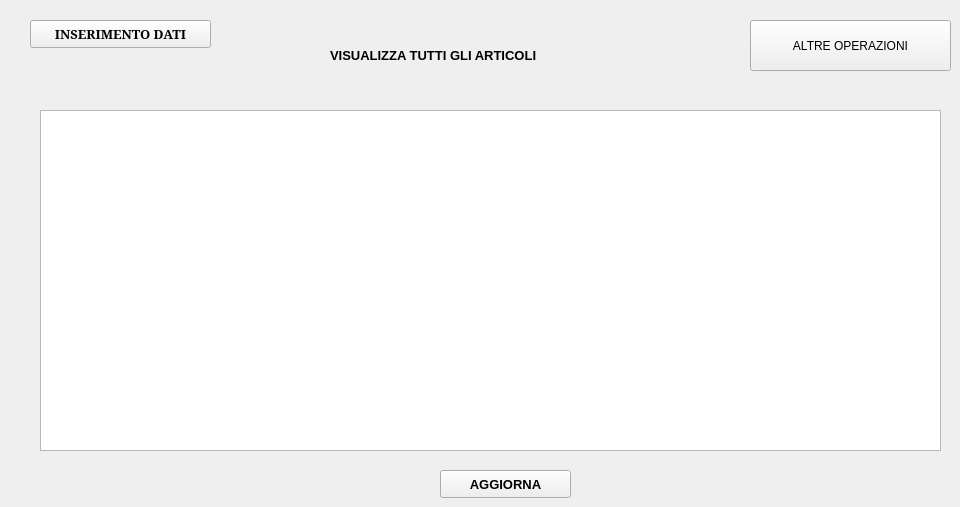
      <widget class="QWidget" name="ArticoliGestione">
       <attribute name="title">
        <string>Articoli</string>
       </attribute>
       <widget class="QPushButton" name="aggiornaArticoli">
        <property name="geometry">
         <rect>
          <x>440</x>
          <y>470</y>
          <width>131</width>
          <height>28</height>
         </rect>
        </property>
        <property name="font">
         <font>
          <pointsize>10</pointsize>
          <weight>75</weight>
          <bold>true</bold>
         </font>
        </property>
        <property name="text">
         <string>AGGIORNA</string>
        </property>
       </widget>
       <widget class="QListWidget" name="listaAggiornamentoArticoli">
        <property name="geometry">
         <rect>
          <x>40</x>
          <y>110</y>
          <width>901</width>
          <height>341</height>
         </rect>
        </property>
       </widget>
       <widget class="QLabel" name="label_35">
        <property name="geometry">
         <rect>
          <x>330</x>
          <y>30</y>
          <width>331</width>
          <height>51</height>
         </rect>
        </property>
        <property name="font">
         <font>
          <pointsize>10</pointsize>
          <weight>75</weight>
          <bold>true</bold>
         </font>
        </property>
        <property name="text">
         <string>VISUALIZZA TUTTI GLI ARTICOLI</string>
        </property>
       </widget>
       <widget class="QPushButton" name="altreOperazioni">
        <property name="geometry">
         <rect>
          <x>750</x>
          <y>20</y>
          <width>201</width>
          <height>51</height>
         </rect>
        </property>
        <property name="text">
         <string>ALTRE OPERAZIONI</string>
        </property>
       </widget>
       <widget class="QPushButton" name="homeInserimento_11">
        <property name="geometry">
         <rect>
          <x>30</x>
          <y>20</y>
          <width>181</width>
          <height>28</height>
         </rect>
        </property>
        <property name="font">
         <font>
          <family>MS Serif</family>
          <pointsize>10</pointsize>
          <weight>75</weight>
          <bold>true</bold>
         </font>
        </property>
        <property name="text">
         <string>INSERIMENTO DATI</string>
        </property>
       </widget>
      </widget>
